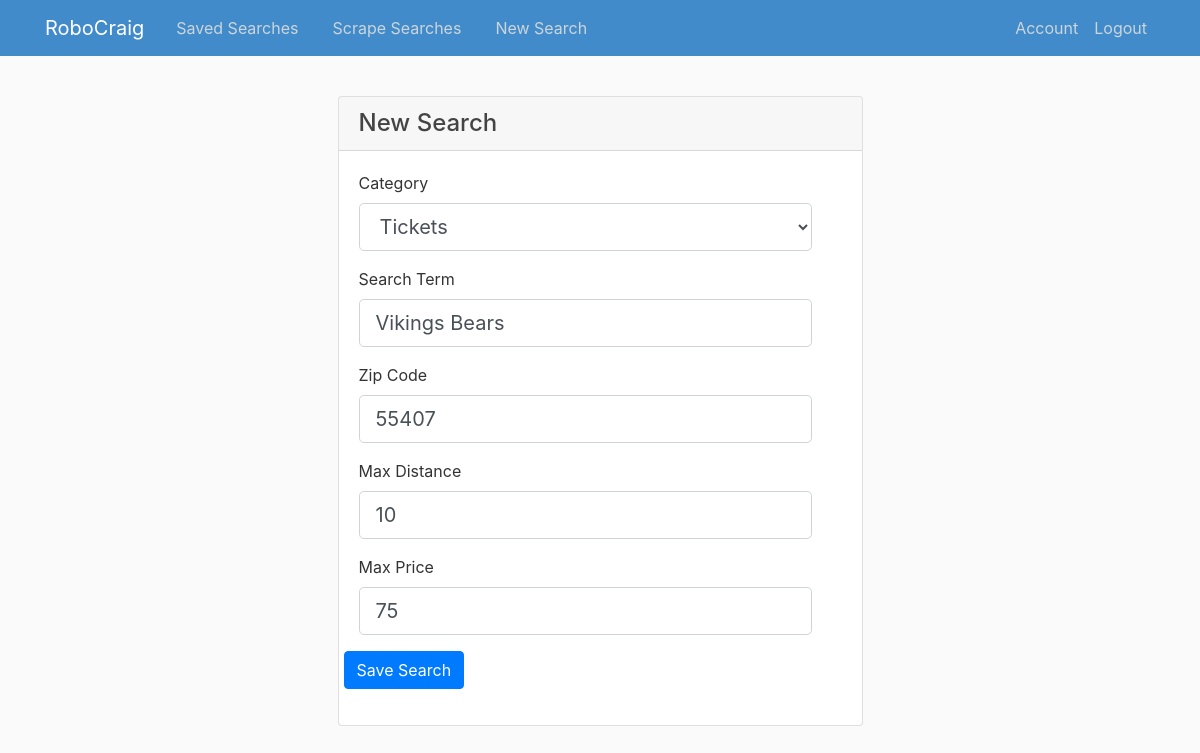
The app's page /search/6/update (signed in) with its own data.
### RoboCraig/models.py (models this page shows, shortened)
class Searcher (db.Model):
    id = db.Column(db.Integer, primary_key=True)
    category = db.Column(db.String(20), nullable=False)
    search_term = db.Column(db.String(50), nullable=False)
    zip_code = db.Column(db.String(10), nullable=False)  #Might need this to be int, or validate to 5 digits
    max_distance = db.Column(db.String(10), nullable=False)
    max_price = db.Column(db.String(10), nullable=False)
    user_id = db.Column(db.Integer, db.ForeignKey('user.id'), nullable=False)       #This is making a reference to the user_id in the users table

### RoboCraig/routes.py (the view)
@app.route("/search/<int:search_id>/update",methods=['GET', 'POST'])    #This route is for updating the search
@login_required
def update_search(search_id):       #After being passed the search_id, this function updates a saved search
    search = Searcher.query.get_or_404(search_id)
    if search.author != current_user:
        abort(403)
    form = SearchForm()
    if form.validate_on_submit():
        search.category = form.category.data        #If the update form is validated, the search_term will be updated
        search.search_term = form.search_term.data
        search.zip_code = form.zip_code.data
        search.max_distance = form.max_distance.data
        search.max_price = form.max_price.data
        author = current_user
        db.session.commit()     #The updated search is committed to the database
        flash('Your post has been updated!', 'success')
        return redirect(url_for('user_searches', search_id=search.id,username=current_user.username))    #They then get sent back to the saved_searches
    elif request.method == 'GET':       #If the page is requested, it will pre-populate the form data
        form.category.data = search.category
        form.search_term.data = search.search_term
        form.zip_code.data = search.zip_code
        form.max_distance.data = search.max_distance
        form.max_price.data = search.max_price
    return render_template('create_search.html', title='Update Post', form=form, legend='Update Post')

### RoboCraig/models.py (called while the page is built)
@login_manager.user_loader
def load_user(user_id):
    return User.query.get(int(user_id))

### RoboCraig/templates/create_search.html (shortened to what this page needs)
{% extends "layout.html" %}
{% block content %}
    <div class="container py-3">
        <div class="row">
            <div class="mx-auto col-sm-6">
                        <div class="card">
                            <div class="card-header">
                                <h4 class="mb-0" text-align="center">New Search</h4>
                            </div>
                            <div class="card-body">
                                <form method="POST" action="" class="form" role="form" autocomplete="off">
                                    <div class="form-group row col-lg-12">
                                    {{ form.category.label(class="form-control-label") }}
                                    {% if form.category.errors %}
                                        {{ form.category(class="form-control form-control-lg is-invalid") }}
                                        <div class="invalid-feedback">
                                            {% for error in form.category.errors %}
                                                <span>{{ error }}</span>
                                            {% endfor %}
                                        </div>
                                    {% else %}
                                        {{ form.category(class="form-control form-control-lg") }}
                                    {% endif %}
                                    </div>
                                    <div class="form-group row col-lg-12">
                                    {{ form.search_term.label(class="form-control-label") }}
                                    {% if form.search_term.errors %}
                                        {{ form.search_term(class="form-control form-control-lg is-invalid") }}
                                        <div class="invalid-feedback">
                                            {% for error in form.search_term.errors %}
                                                <span>{{ error }}</span>
                                            {% endfor %}
                                        </div>
                                    {% else %}
                                        {{ form.search_term(class="form-control form-control-lg") }}
                                    {% endif %}
                                    </div>
                                    <div class="form-group row col-lg-12">
                                    {{ form.zip_code.label(class="form-control-label") }}
                                    {% if form.zip_code.errors %}
                                        {{ form.zip_code(class="form-control form-control-lg is-invalid") }}
                                        <div class="invalid-feedback">
                                            {% for error in form.password.errors %}
                                                <span>{{ error }}</span>
                                            {% endfor %}
                                        </div>
                                    {% else %}
                                        {{ form.zip_code(class="form-control form-control-lg") }}
                                    {% endif %}
                                    </div>
                                    <div class="form-group row col-lg-12">
                                    {{ form.max_distance.label(class="form-control-label") }}
                                    {% if form.max_distance.errors %}
                                        {{ form.max_distance(class="form-control form-control-lg is-invalid") }}
                                        <div class="invalid-feedback">
                                            {% for error in form.max_distance.errors %}
                                                <span>{{ error }}</span>
                                            {% endfor %}
                                        </div>
                                    {% else %}
                                        {{ form.max_distance(class="form-control form-control-lg") }}
                                    {% endif %}
                                    </div>
                                    <div class="form-group row col-lg-12">
                                    {{ form.max_price.label(class="form-control-label") }}
                                    {% if form.max_price.errors %}
                                        {{ form.max_price(class="form-control form-control-lg is-invalid") }}
                                        <div class="invalid-feedback">
                                            {% for error in form.max_price.errors %}
                                                <span>{{ error }}</span>
                                            {% endfor %}
                                        </div>
                                    {% else %}
                                        {{ form.max_price(class="form-control form-control-lg") }}
                                    {% endif %}
                                    </div>
                                    <div class="form-group row">
                                        {{ form.submit(class="btn btn-primary") }}
                                    </div>
                                </form>
                            </div>
                        </div>
            </div>
        </div>
    </div>
{% endblock content %}

### RoboCraig/static/main.css (style rules this page uses)
body { background: #fafafa; color: #333333; margin-top: 5rem; }
h1, h2, h3, h4, h5, h6 { color: #444444; }

### records on screen
Searcher: category "Tickets", search_term "Vikings Bears", zip_code "55407", max_distance "10", max_price "75"
